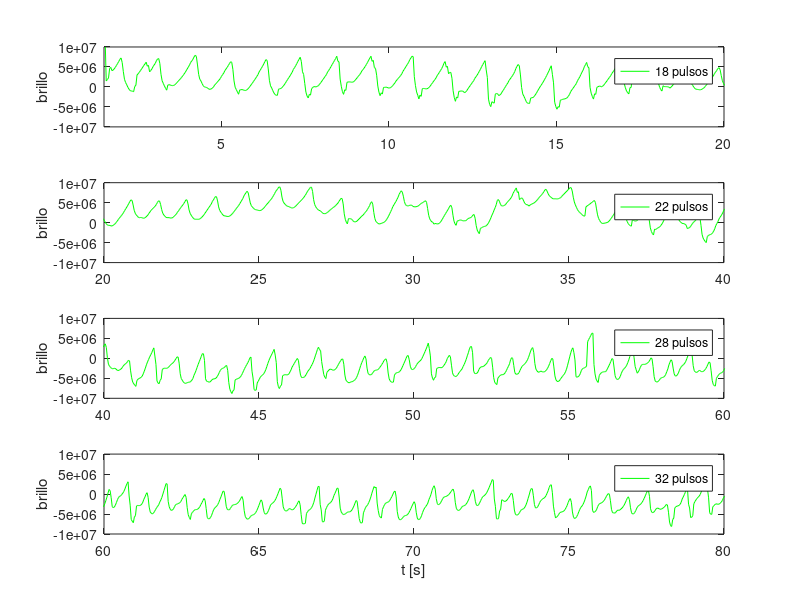

Here is the MATLAB script that generated this plot:
clear all;

load intensidad_RGB.mat; % brillo, 1 es R, 2 es G, 3 es B.

video_length = length(brillo);

frec_video = 29.37; %frecuencia muestreo video
t_video = 1/(frec_video); %tiempo muestreo video

ejeXvideo = 0 : t_video : ((video_length-1)*t_video);

figure;
subplot(4, 1, 1);
plot( ejeXvideo, brillo(:, 2), 'g');
ylabel('brillo');
xlim([1.5 20]);
ylim([-1e+07 1e+07]);
legend('18 pulsos');
%title('Senial G');

subplot(4, 1, 2);
plot( ejeXvideo, brillo(:, 2), 'g');
ylabel('brillo');
xlim([20 40]);
ylim([-1e+07 1e+07]);
legend('22 pulsos');
%%legend('Curva simulada','Curva teorica','location','NorthEastOutside');

subplot(4, 1, 3);
plot( ejeXvideo, brillo(:, 2), 'g');
ylabel('brillo');
xlim([40 60]);
ylim([-1e+07 1e+07]);
legend('28 pulsos');
%%legend('Curva simulada','Curva teorica','location','NorthEastOutside');

subplot(4, 1, 4);
plot( ejeXvideo, brillo(:, 2), 'g');
xlabel('t [s]');
ylabel('brillo');
xlim([60 80]);
ylim([-1e+07 1e+07]);
legend('32 pulsos');
%%legend('Curva simulada','Curva teorica','location','NorthEastOutside');
print -djpg imagenes/punto_2_G_zoom_cardiometro.jpg; %Octave
grid minor;
